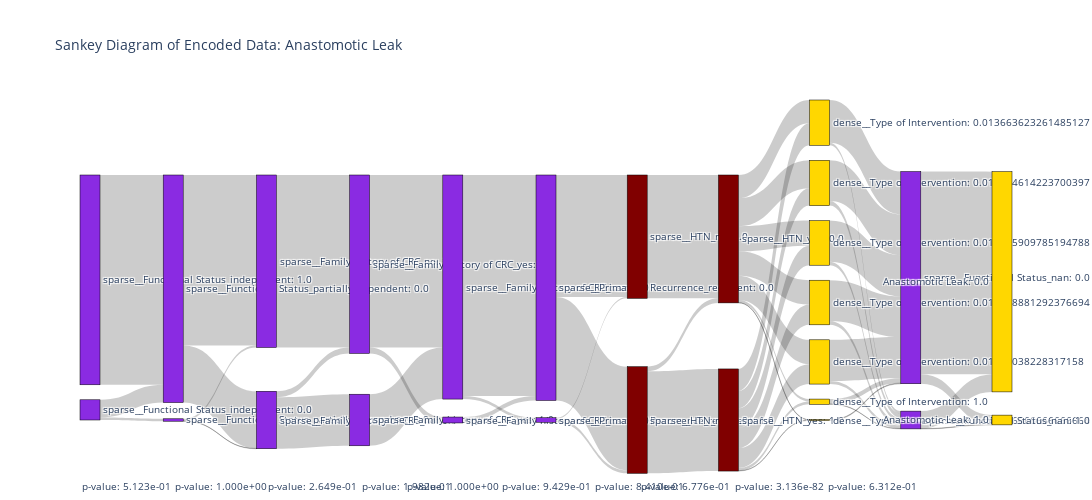

Notebook source saved alongside this figure:
### Code cell
plot_data = leak_prepared.copy()
plot_data['Anastomotic Leak'] = labels_train.to_list()
imp_enc_feats = imp_feats.copy()
imp_enc_feats.append('Anastomotic Leak')
sankey_from_encoded_data(leak_prepared, imp_enc_feats, 'Anastomotic Leak')

### Figure 1 — Plotly figure (JSON) as saved in the notebook; plotly's stock layout.template omitted (floating-point values rounded to 4 significant figures)
{"data": [{"arrangement": "snap", "link": {"source": [0, 1, 0, 1, 2, 3, 2, 3, 4, 5, 4, 5, 6, 7, 6, 7, 8, 9, 8, 9, 10, 11, 10, 11, 12, 13, 12, 13, 14, 15, 14, 15, 14, 15, 14, 15, 14, 15, 14, 15, 14, 15, 16, 17, 18, 19, 20, 21, 22, 16, 17, 18, 19, 20, 21, 22, 23, 24, 23, 24], "target": [2, 2, 3, 3, 4, 4, 5, 5, 6, 6, 7, 7, 8, 8, 9, 9, 10, 10, 11, 11, 12, 12, 13, 13, 14, 14, 15, 15, 16, 16, 17, 17, 18, 18, 19, 19, 20, 20, 21, 21, 22, 22, 23, 23, 23, 23, 23, 23, 23, 24, 24, 24, 24, 24, 24, 24, 25, 25, 26, 26], "value": [0.9121, 0.07727, 0, 0.01061, 0.7409, 0.009091, 0.2485, 0.001515, 0.75, 0.02576, 0, 0.2242, 0.75, 0.2242, 0.02576, 0, 0.9606, 0.0197, 0.01364, 0.006061, 0.5303, 0.006061, 0.45, 0.01364, 0.5364, 0.0197, 0, 0.4439, 0.1015, 0.09545, 0.1212, 0.07576, 0.1091, 0.08485, 0.1061, 0.08788, 0.1061, 0.08636, 0.01061, 0.01212, 0.001515, 0.001515, 0.1864, 0.1773, 0.1788, 0.1773, 0.1788, 0.02121, 0.00303, 0.01061, 0.0197, 0.01515, 0.01667, 0.01364, 0.001515, 0, 0.8818, 0.07576, 0.04091, 0.001515]}, "node": {"color": ["BlueViolet", "BlueViolet", "BlueViolet", "BlueViolet", "BlueViolet", "BlueViolet", "BlueViolet", "BlueViolet", "BlueViolet", "BlueViolet", "BlueViolet", "BlueViolet", "Maroon", "Maroon", "Maroon", "Maroon", "Gold", "Gold", "Gold", "Gold", "Gold", "Gold", "Gold", "BlueViolet", "BlueViolet", "Gold", "Gold"], "label": ["sparse__Functional Status_independent: 1.0", "sparse__Functional Status_independent: 0.0", "sparse__Functional Status_partially dependent: 0.0", "sparse__Functional Status_partially dependent: 1.0", "sparse__Family history of CRC_no: 1.0", "sparse__Family history of CRC_no: 0.0", "sparse__Family history of CRC_yes: 0.0", "sparse__Family history of CRC_yes: 1.0", "sparse__Family history of CRC_nan: 0.0", "sparse__Family history of CRC_nan: 1.0", "sparse__Primary v. Recurrence_recurrent: 0.0", "sparse__Primary v. Recurrence_recurrent: 1.0", "sparse__HTN_no: 1.0", "sparse__HTN_no: 0.0", "sparse__HTN_yes: 0.0", "sparse__HTN_yes: 1.0", "dense__Type of Intervention: 0.013663623261485127", "dense__Type of Intervention: 0.015614614223700397", "dense__Type of Intervention: 0.017495909785194788", "dense__Type of Intervention: 0.019438881292376694", "dense__Type of Intervention: 0.01940038228317158", "dense__Type of Intervention: 1.0", "dense__Type of Intervention: 0.041666666666666664", "sparse__Functional Status_nan: 0.0", "sparse__Functional Status_nan: 1.0", "Anastomotic Leak: 0.0", "Anastomotic Leak: 1.0"], "line": {"color": "black", "width": 0.5}, "pad": 15, "thickness": 20, "x": [0, 0, 0.1, 0.1, 0.2, 0.2, 0.3, 0.3, 0.4, 0.4, 0.5, 0.5, 0.6, 0.6, 0.7, 0.7, 0.8, 0.8, 0.8, 0.8, 0.8, 0.8, 0.8, 0.9, 0.9, 1, 1], "y": [0, 1, 0, 1, 0, 1, 0, 1, 0, 1, 0, 1, 0, 1, 0, 1, 0, 0.1667, 0.3333, 0.5, 0.6667, 0.8333, 1, 0, 1, 0, 1]}, "type": "sankey", "valueformat": ".2%"}], "layout": {"annotations": [{"showarrow": false, "text": "p-value: 5.123e-01", "x": 0, "y": 0, "yshift": -75}, {"showarrow": false, "text": "p-value: 1.000e+00", "x": 0.1, "y": 0, "yshift": -75}, {"showarrow": false, "text": "p-value: 2.649e-01", "x": 0.2, "y": 0, "yshift": -75}, {"showarrow": false, "text": "p-value: 1.982e-01", "x": 0.3, "y": 0, "yshift": -75}, {"showarrow": false, "text": "p-value: 1.000e+00", "x": 0.4, "y": 0, "yshift": -75}, {"showarrow": false, "text": "p-value: 9.429e-01", "x": 0.5, "y": 0, "yshift": -75}, {"showarrow": false, "text": "p-value: 8.410e-01", "x": 0.6, "y": 0, "yshift": -75}, {"showarrow": false, "text": "p-value: 6.776e-01", "x": 0.7, "y": 0, "yshift": -75}, {"showarrow": false, "text": "p-value: 3.136e-82", "x": 0.8, "y": 0, "yshift": -75}, {"showarrow": false, "text": "p-value: 6.312e-01", "x": 0.9, "y": 0, "yshift": -75}], "font": {"size": 10}, "height": 500, "title": {"text": "Sankey Diagram of Encoded Data: Anastomotic Leak"}, "width": 3300}}
